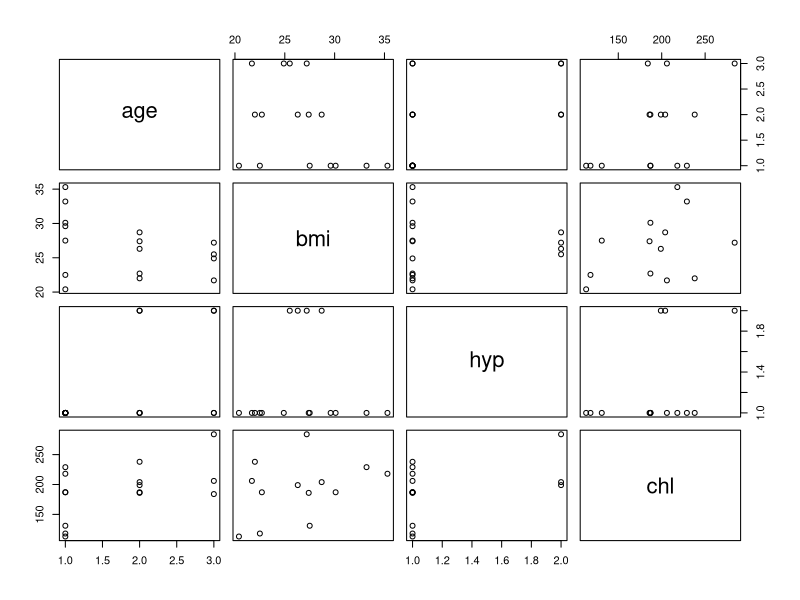
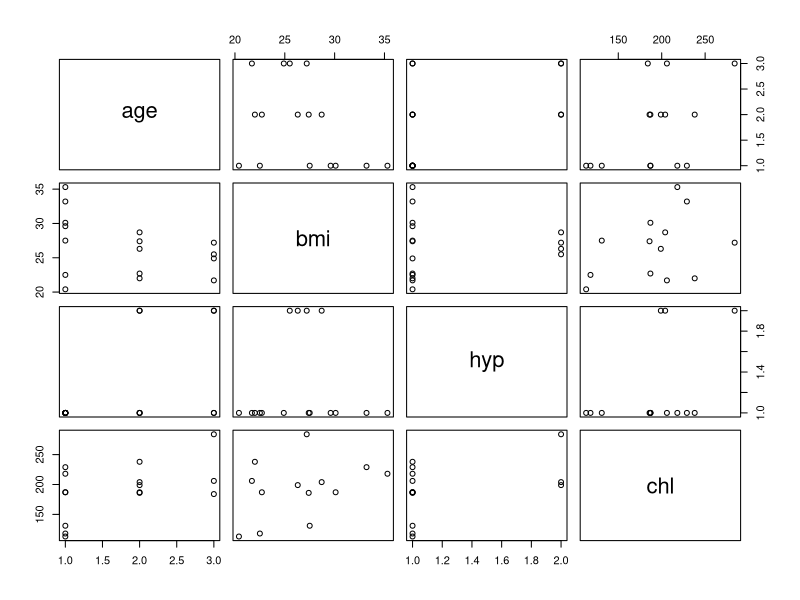
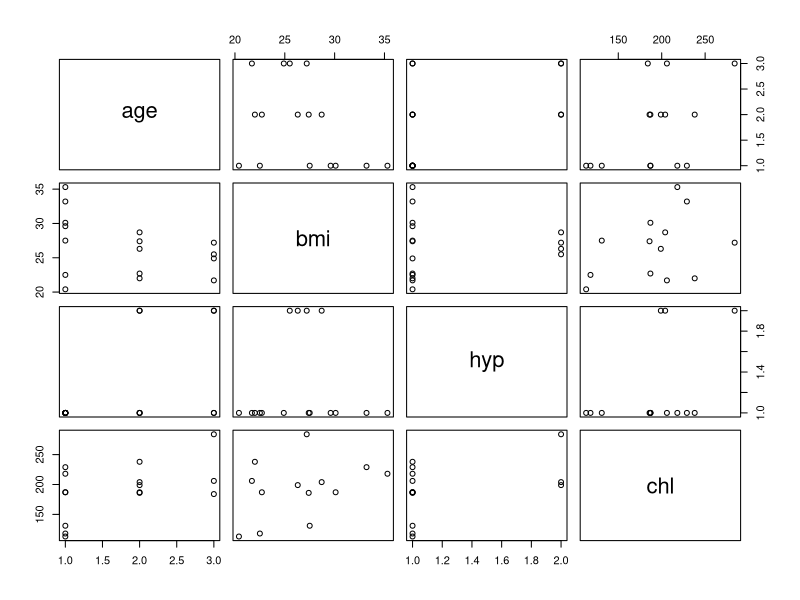
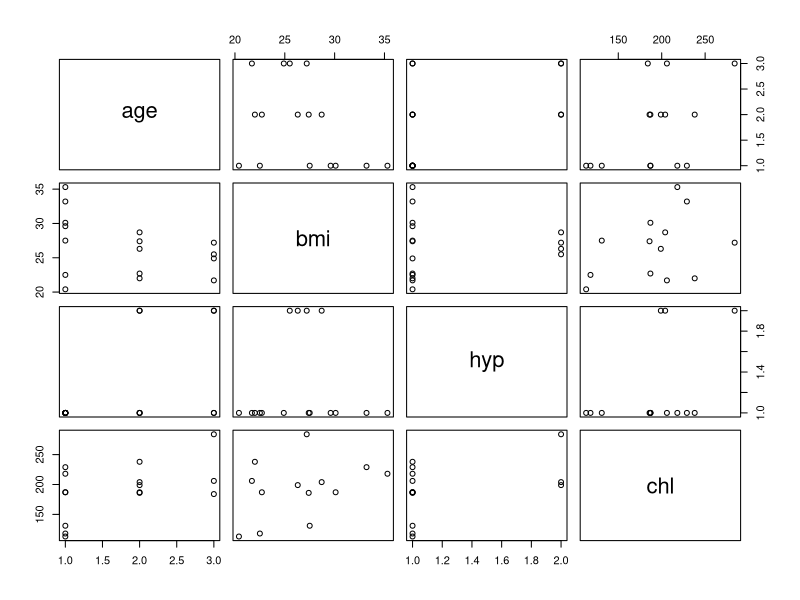
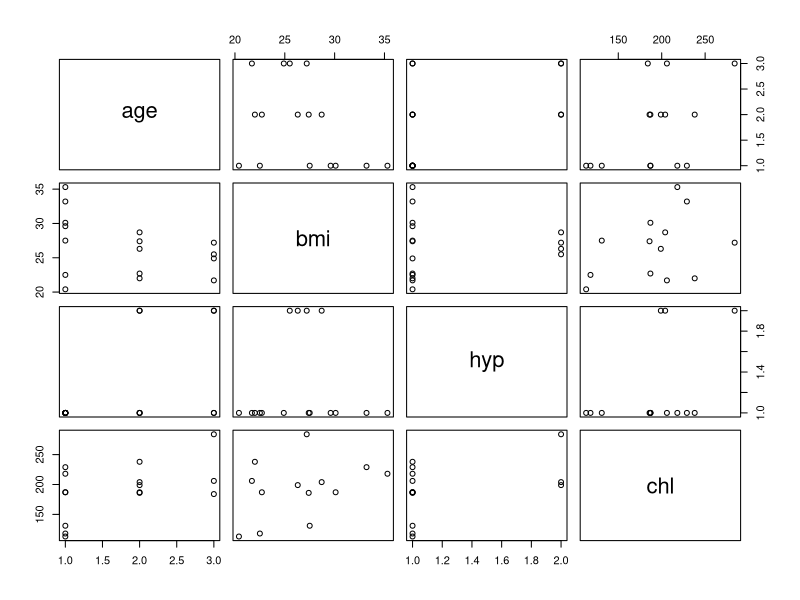
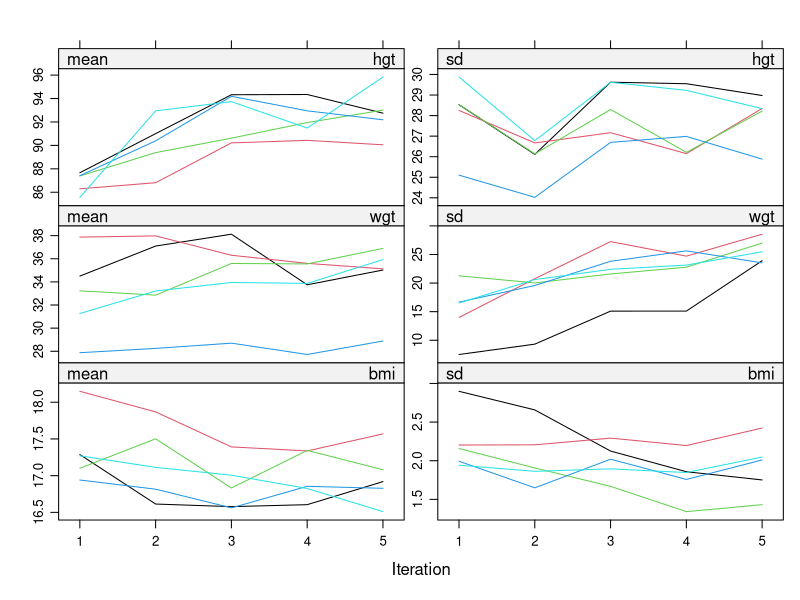
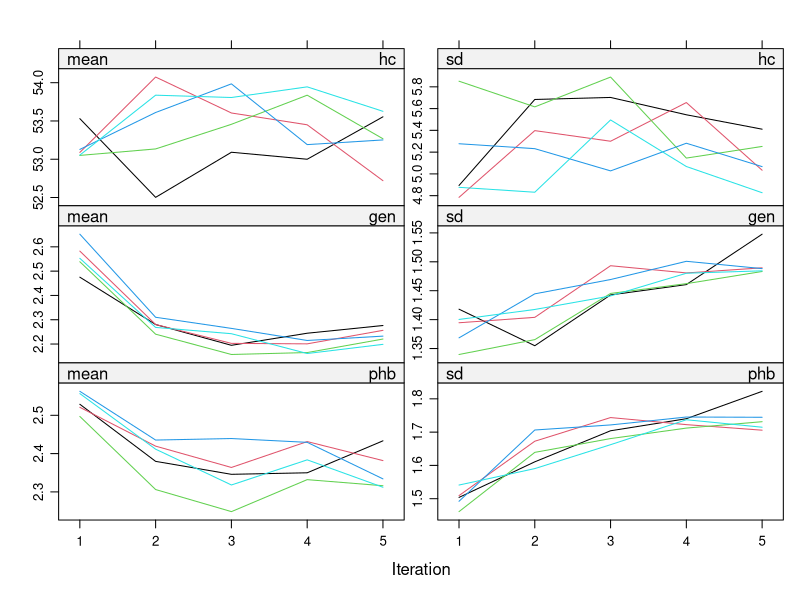
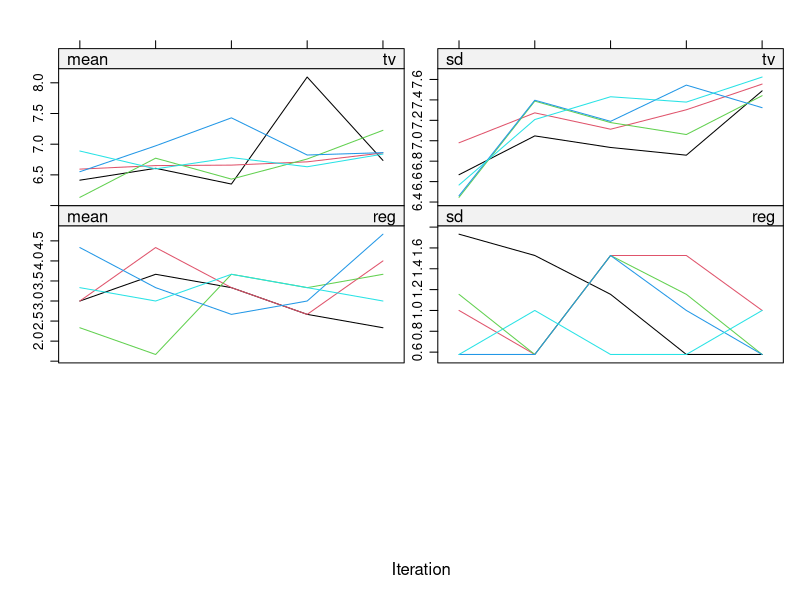

Recreate these plots in R, in order.
require(mice)
plot(nhanes)
imp <- mice(boys)

#save a plot as a postscript file (you'll have to render it before you can display it)
postscript("Plots/epsplot.eps")
plot(nhanes)
dev.off()

#save a plot as a pdf file
pdf("Plots/pdfplot.pdf")
plot(nhanes)
dev.off()

#save a plot as a pdf file with fixed dimensions
pdf("Plots/pdfplot2.pdf", width = 16, height = 9)
plot(nhanes)
dev.off()

#save a plot as a pdf file with fixed dimensions
pdf("Plots/pdfplot2a.pdf", width = 4, height = 2)
plot(nhanes)
dev.off()

#save a plot as a multiple pages pdf file
pdf("Plots/pdfplot3.pdf", onefile = TRUE)
plot(imp)
dev.off()